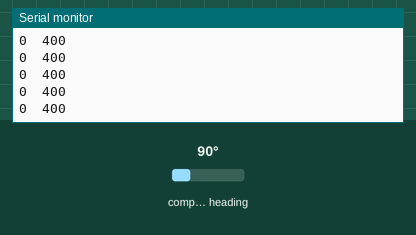
A sketch run on a simulated ESP32. On the bench: the last lines printed to the serial monitor. Wiring (inferred from the names in the program): HMC5883L compass at I2C address 0x1E. The inputs (shaded band) are chosen by the test bench; at power-on: compass heading 90°.

Above: at 1.2 s.
1.3 s: compass heading set to 7°
At 1.9 s:
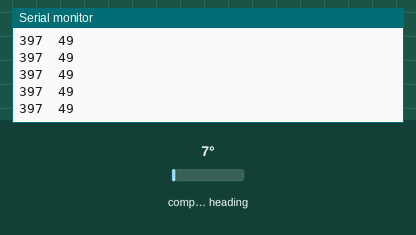
2.8 s: compass heading set to 180°
At 3.9 s:
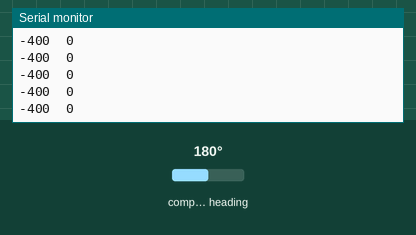
Timing chart, 0 to 5.8 s (numbered marks = the images above; inputs shaded):
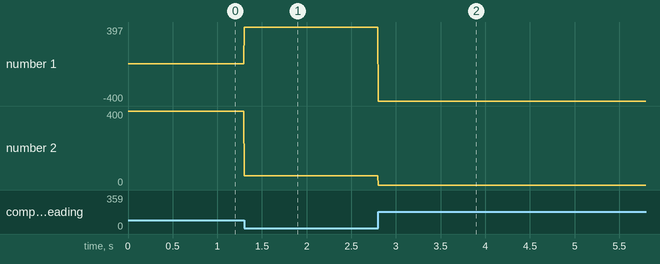

The sketch:

HMC5883L_ESP32_supported_code.ino
```cpp
#include <Wire.h> //I2C Arduino Library
#define address 0x1E //0011110b, I2C 7bit address of HMC5883


//Offset
float xO = 191;
float yO = 164.5;
float zO = -66;
//Raw Data x,y,x
int16_t xR, yR, zR;
//Heading variables
float headingRad, headingDeg, headingCal;
//Final Data Variables
int16_t x, y, z;
//Calibration Variables
float xRadius = 342;
float yRadius = 357;
float zRadius = 250;
float Radius = 250;


void setup() {
  //Initialize Serial and I2C communications
  Serial.begin(19200);
  Wire.begin();

  //Put the HMC5883 IC into the correct operating mode
  Wire.beginTransmission(address); //open communication with HMC5883
  Wire.write(0x02); //select mode register
  Wire.write(0x00); //continuous measurement mode
  Wire.endTransmission();

  Wire.beginTransmission(address); //open communication with HMC5883
  Wire.write(0x01); //select configoration register B
  Wire.write(0x01); //scale 1.3
  Wire.endTransmission();
}

void loop() {

  //Tell the HMC5883L where to begin reading data
  Wire.beginTransmission(address);
  Wire.write(0x03); //select register 3, X MSB register AKA as the data registor
  Wire.endTransmission();


  //Read data from each axis, 2 registers per axis
  Wire.requestFrom(address, 6);
  if (6 <= Wire.available()) {
    xR = Wire.read() << 8; //X msb
    xR |= Wire.read(); //X lsb
    zR = Wire.read() << 8; //Z msb
    zR |= Wire.read(); //Z lsb
    yR = Wire.read() << 8; //Y msb
    yR |= Wire.read(); //Y lsb
  }


  x = (xR - (int)xO)*(Radius*2/xRadius);
  y = (yR - (int)yO)*(Radius*2/yRadius);
  z = (zR - (int)zO)*(Radius*2/yRadius);

  headingRad = atan2(y, x); //convects from x,y to radians.
  if (headingRad < 0)
    headingRad += 2 * PI;
  // Check for wrap due to addition of declination.
  if (headingRad > 2 * PI)
    headingRad -= 2 * PI;
  // Convert radians to degrees for readability.
  headingDeg = headingRad * 180 / PI;
  //Print out values of each axis

  //Serial.print("x: ");
//  Serial.print(x);
//  Serial.print("\t");
//  Serial.print(y);
//  Serial.print('\t');
  Serial.print(xR);
  Serial.print('\t');
  Serial.print(yR);
  /*Serial.print("z: ");
//  Serial.println(z);*/
//  Serial.print("Heading: ");
//  Serial.println(headingDeg, 2);
/*
  Serial.print(x);
  Serial.print("\t");
  Serial.print(y);*/


/*
  Serial.print("Xoffset ");
  Serial.println((xMax + xMin)/2);
  Serial.print("Yoffset ");
  Serial.println((yMax + yMin)/2);
  Serial.print("Zoffset ");
  Serial.println((yMax + yMin)/2);
*/
  Serial.println();
}
```

Measured:
- after the input at 1.3 s, the serial monitor: prints a new line at once (image 1)
- after the input at 2.8 s, the serial monitor: prints a new line at once (image 2)
- plotted number 1: 0 → 397 after the input at 1.3 s, 397 → -400 after the input at 2.8 s
- plotted number 2: 400 → 49 after the input at 1.3 s
